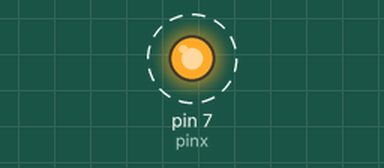
Simulated run of this sketch. Board: Arduino Uno, built with avr-gcc and run on an emulated ATmega328P. On the bench: output pins drawn as LEDs (lit = HIGH). Dashed ring = blinking. What the sketch prints to the serial monitor is not drawn.

Above: at 0.5 s.
Timing chart, 0 to 3.5 s (numbered marks = the images above):
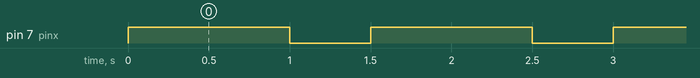

The sketch:

MEM351_1gpio_interrupt_lab0.ino
```cpp
/*
MEM459 Lab2  BC Chang Drexel University
GPIO using interrupt
file name: MEM459_1gpio_interrupt
*/

#include <TimerOne.h>

int pinx = 7;
volatile int statex = HIGH;
const long int ON_TIME = 1000000; // time in microseconds
const long int OFF_TIME = 500000;
int globalCycleCounter = 0;
int GLOBAL_CYCLE_LIMIT = 10;
const int GLOBAL_TIME_LIMIT = (ON_TIME + OFF_TIME)*GLOBAL_CYCLE_LIMIT/1000; // Time microseconds must be converted to miliseconds
bool Finished = false; // Flag raise when 10 cycle is finished. Essentially disable the loop() function

void setup()
{
  pinMode(pinx, OUTPUT);
  digitalWrite(pinx, statex);
  Timer1.initialize(ON_TIME);   // in micro seconds
  Timer1.attachInterrupt(gpioInterrupt); // gpioInterrupt to interrupt every 1 second (initially, can be changed)
  Serial.begin(115200);
  Serial.println("Starting Interrupt Sketch ...");
}

// The interrupt will toggle the states of Pins 7 and blink the LED accordingly

void gpioInterrupt()  // interrupt service routine
{
    statex = !statex;
    digitalWrite(pinx, statex);
    Timer1.setPeriod(statex ? ON_TIME : OFF_TIME); // Update the interrupt interval every time this subroutine is triggered according the current pin state (High -> 1 sec, Low -> 0.5 sec)
}

void loop() {

  if (Finished) {
    return;
  }

  do {
    Serial.print(millis());
    Serial.print("\t");         // prints a tab
    Serial.println(statex);
  //delay(10);   // this 10 ms delay is to reduce the number of lines to be printed, it can be removed
  } while(millis() < GLOBAL_TIME_LIMIT);

  noInterrupts();
  Serial.flush();
  Finished = true;
  statex = LOW;
  digitalWrite(pinx, statex);
}
```

Measured:
- by itself, pin 7 (pinx): alternates HIGH for 1.0 s and LOW for 0.50 s, 19 changes in all, then stays LOW
